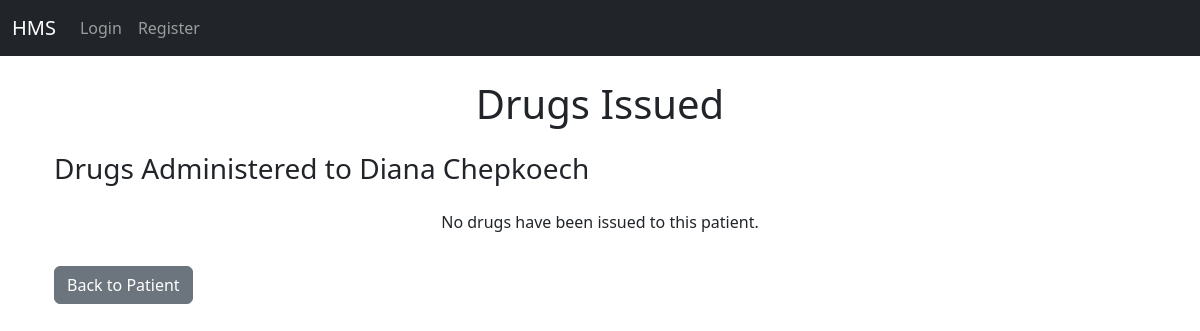
/patients/drug_issued/8/, run on an earlier commit of the app's database.
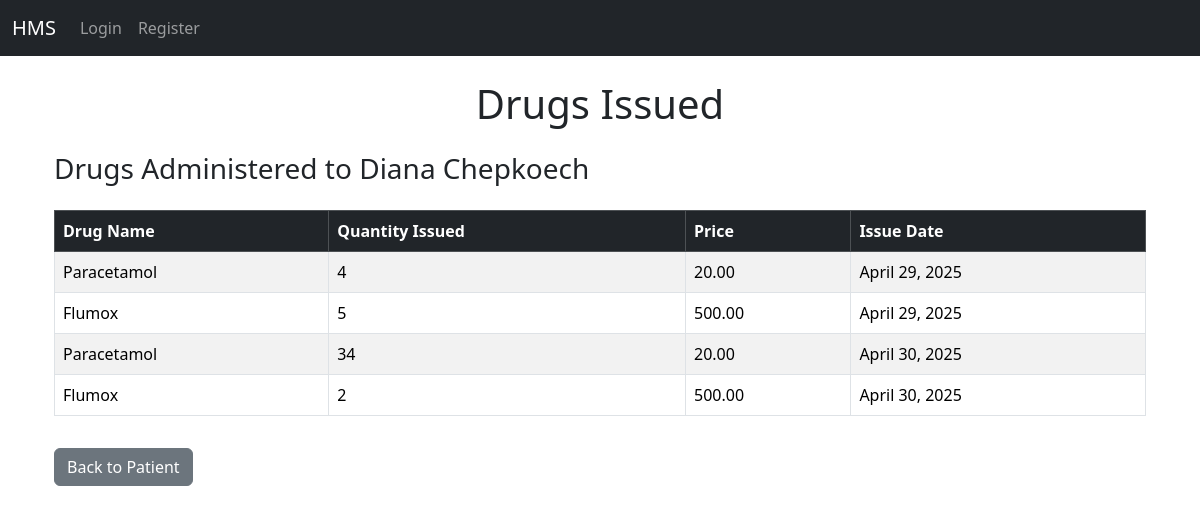
And on a later commit of the database.
### patients/models.py (models this page shows, shortened)
class Patient_register(models.Model):
    name = models.CharField(max_length=100)
    age = models.IntegerField()
    contact = models.IntegerField(null=True)
    adm_date = models.DateField(auto_now_add=True)
    sex = models.CharField(max_length=10)
    ward = models.CharField(max_length=100, default='General Ward')
    prescribed_drug = models.ForeignKey('drugs.Drug', on_delete=models.SET_NULL, null=True, blank=True)
    is_discharged = models.BooleanField(default=False)
    discharge_date = models.DateField(null=True, blank=True)

### drugs/models.py (models this page shows, shortened)
class DrugIssue(models.Model):
    drug = models.ForeignKey(Drug, on_delete=models.CASCADE)
    patient = models.ForeignKey(Patient_register, on_delete=models.CASCADE)  # Foreign key to Patient_register
    quantity_issued = models.IntegerField()
    issue_date = models.DateField(auto_now_add=True)

class Drug(models.Model):
    name = models.CharField(max_length=100)
    quantity = models.IntegerField()
    expiry_date = models.DateField()
    price = models.DecimalField(max_digits=10, decimal_places=2)

### patients/views.py (the view)
# urls.py: path("drug_issued/<int:id>/", views.drug_issued, name="drug_issued"),
def drug_issued(request, id=None):
    if id:
        drug_issues = DrugIssue.objects.filter(patient_id=id)
        patient = Patient_register.objects.get(id=id)
        return render(request, 'patients/drug_issued.html', {'drug_issues': drug_issues, 'patient': patient})
    drug_issues = DrugIssue.objects.all()
    return render(request, 'patients/drug_issued.html', {'drug_issues': drug_issues})

### templates/patients/drug_issued.html (shortened to what this page needs)
{% extends 'base.html' %}
{% block content %}
<h1 class="text-center mb-4">Drugs Issued</h1>
<div class="container">
    {% if patient %}
    <h3 class="mb-4">Drugs Administered to {{ patient.name }}</h3>
    {% endif %}
    {% if drug_issues %}
    <div class="table-responsive">
        <table class="table table-bordered table-striped">
            <thead class="table-dark">
                <tr>
                    <th>Drug Name</th>
                    <th>Quantity Issued</th>
                    <th> Price</th>
                    <th>Issue Date</th>
                </tr>
            </thead>
            <tbody>
                {% for issue in drug_issues %}
                <tr>
                    <td>{{ issue.drug.name }}</td>
                    <td>{{ issue.quantity_issued }}</td>
                    <td>{{ issue.drug.price }}</td>
                    <td>{{ issue.issue_date }}</td>
                </tr>
                {% endfor %}
            </tbody>
        </table>
    </div>
    {% else %}
    <p class="text-center">No drugs have been issued to this patient.</p>
    {% endif %}
    <a href="{% url 'pat_view' patient.id %}" class="btn btn-secondary mt-3">Back to Patient</a>
</div>
{% endblock %}

### templates/base.html (shortened to what this page needs)
 {% load static %}
<!DOCTYPE html>
<html lang="en">
<head>
    <link rel="stylesheet" href="{% static 'css/carousel.css' %}">
    <link href="https://cdn.jsdelivr.net/npm/bootstrap@5.3.5/dist/css/bootstrap.min.css" rel="stylesheet">
</head>
<body>
    <nav class="navbar navbar-expand-lg navbar-dark bg-dark">
        <div class="container-fluid">
            {% if request.user.is_authenticated %}
            <a class="navbar-brand" href="{% url 'dashboard' %}">HMS</a>
            {% else %}
            <a class="navbar-brand" href="{% url 'landing' %}">HMS</a>
            {% endif %}
            <div class="collapse navbar-collapse" id="navbarNav">
                <ul class="navbar-nav">
                    {% if request.user.is_authenticated %}
                        <li class="nav-item">
                            <a class="nav-link" href="{% url 'dashboard'%}">Home</a>
                        </li>
                        <li class="nav-item">
                            <a class="nav-link" href="{% url 'logout' %}">Logout</a>
                        </li>
                        {% if user.is_superuser %}
                        <li class="nav-item">
                            <a class="nav-link" href="{% url 'admin:index' %}">Admin</a>
                        </li>
                        {% endif %}
                        <li class="nav-item dropdown">
                            <a class="nav-link dropdown-toggle" href="#" id="patientsDropdown" role="button" data-bs-toggle="dropdown" aria-expanded="false">
                                Patients
                            </a>
                            <ul class="dropdown-menu" aria-labelledby="patientsDropdown">
                                <li><a class="dropdown-item" href="{% url 'all_patients' %}">View Patients</a></li>
                                <li><a class="dropdown-item" href="{% url 'pat_register' %}">Register Patient</a></li>
                            </ul>
                        </li>
                        <li class="nav-item dropdown">
                            <a class="nav-link dropdown-toggle" href="#" id="drugsDropdown" role="button" data-bs-toggle="dropdown" aria-expanded="false">
                                Drugs
                            </a>
                            <ul class="dropdown-menu" aria-labelledby="drugsDropdown">
                                <li><a class="dropdown-item" href="{% url 'add_drug' %}">Add New Drug</a></li>
                                <li><a class="dropdown-item" href="{% url 'all_drugs' %}">View All Drugs</a></li>
                            </ul>
                        </li>
                    {% else %}
                        <li class="nav-item">
                            <a class="nav-link" href="{% url 'login' %}">Login</a>
                        </li>
                        <li class="nav-item">
                            <a class="nav-link" href="{% url 'register' %}">Register</a>
                        </li>
                    {% endif %}
                </ul>
            </div>
        </div>
    </nav>
    <div class="container mt-4">
        {% block content %}
        {% endblock %}
    </div>
</body>
</html>

What changed in the data, as far as the page shows it:
added DrugIssue: drug.name "Paracetamol", quantity_issued "4", drug.price "20.00", issue_date "April 29, 2025"
added DrugIssue: drug.name "Flumox", quantity_issued "5", drug.price "500.00", issue_date "April 29, 2025"
added DrugIssue: drug.name "Paracetamol", quantity_issued "34", drug.price "20.00", issue_date "April 30, 2025"
added DrugIssue: drug.name "Flumox", quantity_issued "2", drug.price "500.00", issue_date "April 30, 2025"
Also different on the page:
text no longer shown: "No drugs have been issued to this patient."
text now shown: "Drug Name Quantity Issued Price Issue Date"
